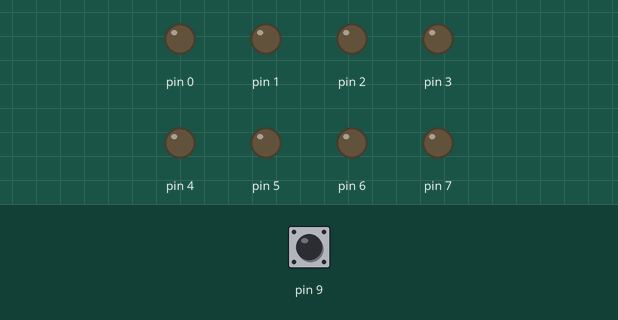
The sketch below on a simulated Arduino Uno, built with avr-gcc and run on an emulated ATmega328P. On the bench: output pins drawn as LEDs (lit = HIGH). Dashed ring = blinking. Inputs (shaded band) come from the test bench; at power-on: pin 9 HIGH.

Above: at 0.8 s.
0.9 s: pin 9 pulled LOW for 1 s
At 1.02 s:
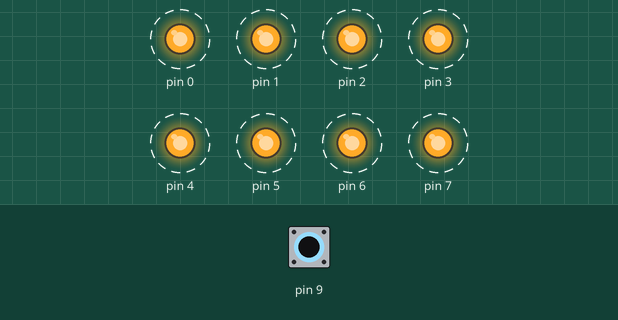
3.4 s: pin 9 pulled LOW for 0.15 s
At 4.6 s:
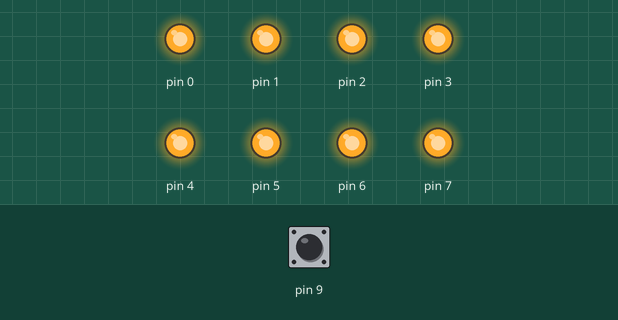
5.0 s: pin 9 pulled LOW for 3.2 s
At 5.37 s:
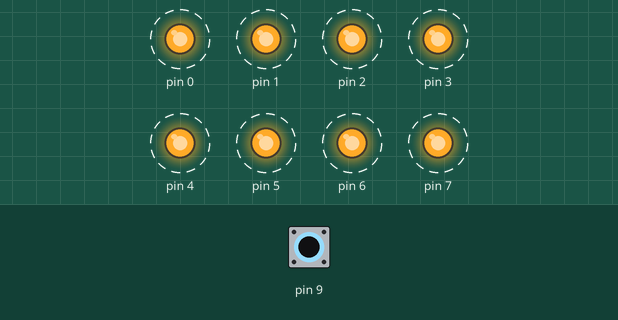
Timing chart, 0 to 9.5 s (numbered marks = the images above; inputs shaded):
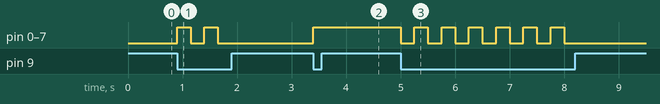

The sketch:

zad5.2.ino
```cpp
#include <avr/io.h>
#include <stdlib.h>
#include <string.h>
#include <util/delay.h>
#include <avr/sfr_defs.h>

#ifndef _BV
#define _BV(bit)        (1<<(bit))
#endif
#ifndef sbi
#define sbi(reg,bit)    reg |= (_BV(bit))
#endif

#ifndef cbi
#define cbi(reg,bit)    reg &= ~(_BV(bit))
#endif

#ifndef tbi
#define tbi(reg,bit)    reg ^= (_BV(bit))
#endif

void on(){
  PORTD=0xff;
}

void off() {
  PORTD=0x00;
}

int main() {

  DDRB=0x00;
  DDRD=0xff;
  bool is_on = false;

  // Przycisk monostabilny
  sbi(PORTB,PB0);
  // Przycisk bistabilny
  sbi(PORTB,PB1);


while (1) {
//  if(bit_is_clear(PINB,PB1)){
//    for(uint8_t i = 0; i < 8; ++i){
//      tbi(PORTD,i);
//    }
  if(bit_is_clear(PINB,PB1) && is_on == false){
    on();
    is_on = true;
    _delay_ms(250);
  }
  else if(bit_is_clear(PINB,PB1) && is_on == true){
    off();
    is_on = false;
    _delay_ms(250);
  }
  }
}
```

Measured:
- after the input at 0.9 s, pin 0–7: alternates HIGH for 0.25 s and LOW for 0.25 s, 4 changes in all, then stays LOW, starting at once
- after the input at 3.4 s, pin 0–7: LOW → HIGH at once
- after the input at 5.0 s, pin 0–7: alternates HIGH for 0.25 s and LOW for 0.25 s, 13 changes in all, then stays LOW, starting at once
